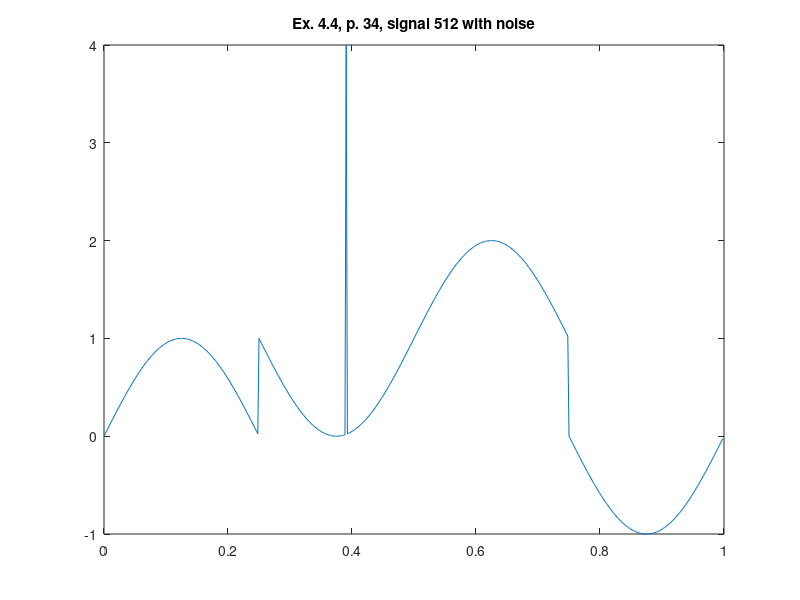

Source code (MATLAB):
%% ========================================================================
%% Programmatic octave notes on "Ripples in Mathematics" by A. Jensen
%% and A. la Cour-Harbo written with a deep gratitude to the authors for
%% this wonderful text. 
%% 
%% Reconstruction of graphs in ex 4.4, p.33, CDF44, with noise at 200.
%%
%% Author: Vladimir Kulyukin
%% 
%% NB: I have tested this code in Octave 4.
%% =========================================================================
t = (1.0/512)*[0:511];

%%y_ex_4_3_chirp_512_p33 = arrayfun(@(x) sin(x*x), t);

y_ex_4_4_with_noise_512_p34 = [
0.0
0.024541228522912288
0.049067674327418015
0.07356456359966743
0.0980171403295606
0.1224106751992162
0.14673047445536175
0.17096188876030122
0.19509032201612825
0.2191012401568698
0.24298017990326387
0.26671275747489837
0.29028467725446233
0.3136817403988915
0.33688985339222005
0.3598950365349881
0.3826834323650898
0.40524131400498986
0.4275550934302821
0.44961132965460654
0.47139673682599764
0.49289819222978404
0.5141027441932217
0.5349976198870972
0.5555702330196022
0.5758081914178453
0.5956993044924334
0.6152315905806268
0.6343932841636455
0.6531728429537768
0.6715589548470183
0.6895405447370668
0.7071067811865475
0.7242470829514669
0.7409511253549591
0.7572088465064846
0.7730104533627369
0.7883464276266062
0.8032075314806448
0.8175848131515837
0.8314696123025452
0.844853565249707
0.8577286100002721
0.8700869911087113
0.8819212643483549
0.8932243011955153
0.9039892931234433
0.9142097557035307
0.9238795325112867
0.9329927988347388
0.9415440651830208
0.9495281805930367
0.9569403357322089
0.9637760657954398
0.970031253194544
0.9757021300385286
0.9807852804032304
0.9852776423889412
0.989176509964781
0.99247953459871
0.9951847266721968
0.9972904566786902
0.9987954562051724
0.9996988186962042
1.0
0.9996988186962042
0.9987954562051724
0.9972904566786902
0.9951847266721969
0.99247953459871
0.989176509964781
0.9852776423889412
0.9807852804032304
0.9757021300385286
0.970031253194544
0.9637760657954398
0.9569403357322089
0.9495281805930367
0.9415440651830208
0.9329927988347388
0.9238795325112867
0.9142097557035307
0.9039892931234434
0.8932243011955152
0.881921264348355
0.8700869911087115
0.8577286100002721
0.8448535652497072
0.8314696123025453
0.8175848131515837
0.8032075314806449
0.7883464276266063
0.7730104533627371
0.7572088465064847
0.740951125354959
0.7242470829514669
0.7071067811865476
0.689540544737067
0.6715589548470186
0.6531728429537766
0.6343932841636455
0.6152315905806269
0.5956993044924335
0.5758081914178454
0.5555702330196022
0.5349976198870972
0.5141027441932218
0.49289819222978415
0.47139673682599786
0.4496113296546069
0.42755509343028203
0.4052413140049899
0.3826834323650899
0.35989503653498833
0.33688985339222033
0.3136817403988914
0.2902846772544624
0.2667127574748985
0.24298017990326407
0.21910124015687005
0.1950903220161286
0.17096188876030122
0.1467304744553618
0.12241067519921635
0.09801714032956083
0.07356456359966773
0.049067674327417966
0.024541228522912326
1.0000000000000002
0.9754587714770879
0.9509323256725822
0.9264354364003325
0.9019828596704395
0.8775893248007839
0.8532695255446384
0.8290381112396991
0.8049096779838716
0.7808987598431302
0.7570198200967362
0.7332872425251018
0.709715322745538
0.6863182596011088
0.66311014660778
0.6401049634650119
0.6173165676349104
0.5947586859950103
0.5724449065697181
0.5503886703453933
0.5286032631740023
0.5071018077702161
0.48589725580677845
0.46500238011290307
0.44442976698039804
0.42419180858215466
0.40430069550756675
0.3847684094193733
0.36560671583635473
0.34682715704622347
0.32844104515298156
0.31045945526293317
0.29289321881345254
0.2757529170485332
0.2590488746450411
0.24279115349351577
0.22698954663726334
0.2116535723733941
0.19679246851935495
0.18241518684841618
0.16853038769745476
0.15514643475029288
0.142271389999728
0.12991300889128865
0.11807873565164506
0.10677569880448479
0.09601070687655688
0.08579024429646953
0.07612046748871348
0.06700720116526104
0.058455934816979194
0.050471819406963325
0.043059664267791176
0.03622393420456016
0.029968746805456026
0.02429786996147154
0.01921471959676968
0.01472235761105889
0.010823490035219097
0.007520465401289922
0.004815273327803071
0.002709543321309793
0.001204543794827595
3.0118130379575003E-4
0.0
3.0118130379575003E-4
0.001204543794827595
0.002709543321309793
0.004815273327803071
0.007520465401289922
0.010823490035219097
0.014722357611058778
4.0
0.02429786996147143
0.029968746805456026
0.03622393420456005
0.043059664267791065
0.050471819406963214
0.05845593481697908
0.06700720116526093
0.07612046748871337
0.08579024429646942
0.09601070687655666
0.10677569880448468
0.11807873565164495
0.12991300889128854
0.14227138999972777
0.15514643475029277
0.16853038769745454
0.18241518684841607
0.19679246851935472
0.21165357237339388
0.22698954663726312
0.24279115349351543
0.2590488746450409
0.275752917048533
0.2928932188134523
0.31045945526293284
0.32844104515298134
0.3468271570462229
0.36560671583635407
0.3847684094193726
0.40430069550756675
0.4241918085821548
0.4444297669803978
0.46500238011290274
0.4858972558067781
0.5071018077702157
0.5286032631740021
0.5503886703453931
0.5724449065697175
0.5947586859950096
0.6173165676349096
0.640104963465012
0.66311014660778
0.6863182596011085
0.7097153227455375
0.7332872425251014
0.7570198200967359
0.7808987598431298
0.8049096779838713
0.8290381112396983
0.8532695255446376
0.877589324800784
0.9019828596704395
0.9264354364003325
0.9509323256725819
0.9754587714770876
0.9999999999999998
1.0245412285229119
1.0490676743274177
1.073564563599667
1.09801714032956
1.1224106751992156
1.146730474455362
1.1709618887603013
1.1950903220161282
1.2191012401568697
1.2429801799032636
1.266712757474898
1.290284677254462
1.313681740398891
1.3368898533922196
1.3598950365349876
1.38268343236509
1.40524131400499
1.427555093430282
1.4496113296546065
1.4713967368259975
1.492898192229784
1.5141027441932216
1.534997619887097
1.5555702330196017
1.5758081914178448
1.5956993044924328
1.615231590580627
1.6343932841636455
1.6531728429537766
1.6715589548470184
1.6895405447370668
1.7071067811865475
1.7242470829514667
1.7409511253549588
1.7572088465064843
1.7730104533627364
1.788346427626606
1.8032075314806448
1.8175848131515837
1.8314696123025453
1.8448535652497071
1.857728610000272
1.8700869911087112
1.881921264348355
1.8932243011955152
1.903989293123443
1.9142097557035305
1.9238795325112865
1.9329927988347388
1.9415440651830207
1.9495281805930367
1.9569403357322088
1.96377606579544
1.9700312531945439
1.9757021300385285
1.9807852804032304
1.985277642388941
1.989176509964781
1.99247953459871
1.995184726672197
1.9972904566786902
1.9987954562051724
1.9996988186962041
2.0
1.9996988186962041
1.9987954562051724
1.9972904566786902
1.995184726672197
1.99247953459871
1.9891765099647811
1.985277642388941
1.9807852804032307
1.9757021300385285
1.9700312531945443
1.96377606579544
1.9569403357322086
1.949528180593037
1.9415440651830207
1.9329927988347393
1.9238795325112867
1.914209755703531
1.9039892931234434
1.8932243011955157
1.8819212643483552
1.8700869911087121
1.8577286100002723
1.844853565249707
1.8314696123025456
1.8175848131515835
1.8032075314806453
1.7883464276266063
1.7730104533627375
1.7572088465064846
1.7409511253549597
1.7242470829514671
1.7071067811865483
1.6895405447370673
1.671558954847018
1.653172842953777
1.6343932841636453
1.6152315905806276
1.5956993044924332
1.575808191417846
1.5555702330196022
1.5349976198870983
1.514102744193222
1.4928981922297835
1.471396736825998
1.4496113296546063
1.4275550934302825
1.4052413140049897
1.3826834323650905
1.3598950365349882
1.3368898533922209
1.3136817403988916
1.2902846772544634
1.2667127574748986
1.2429801799032634
1.2191012401568702
1.195090322016128
1.170961888760302
1.1467304744553617
1.1224106751992171
1.0980171403295607
1.0735645635996685
1.0490676743274183
1.0245412285229134
3.6739403974420594E-16
-0.024541228522912725
-0.04906767432741748
-0.07356456359966769
-0.0980171403295599
-0.12241067519921629
-0.1467304744553609
-0.17096188876030116
-0.19509032201612725
-0.21910124015686958
-0.2429801799032627
-0.266712757474898
-0.2902846772544627
-0.3136817403988909
-0.3368898533922203
-0.35989503653498744
-0.38268343236508984
-0.40524131400498903
-0.427555093430282
-0.44961132965460565
-0.4713967368259974
-0.4928981922297829
-0.5141027441932213
-0.5349976198870975
-0.5555702330196017
-0.5758081914178454
-0.5956993044924327
-0.6152315905806268
-0.6343932841636448
-0.6531728429537766
-0.6715589548470176
-0.6895405447370667
-0.7071067811865479
-0.7242470829514666
-0.7409511253549593
-0.7572088465064841
-0.7730104533627371
-0.7883464276266058
-0.8032075314806449
-0.8175848131515832
-0.8314696123025451
-0.8448535652497065
-0.8577286100002719
-0.8700869911087117
-0.8819212643483548
-0.8932243011955154
-0.903989293123443
-0.9142097557035307
-0.9238795325112864
-0.9329927988347388
-0.9415440651830205
-0.9495281805930366
-0.9569403357322085
-0.9637760657954397
-0.9700312531945441
-0.9757021300385285
-0.9807852804032305
-0.9852776423889411
-0.989176509964781
-0.9924795345987099
-0.9951847266721969
-0.9972904566786901
-0.9987954562051724
-0.9996988186962041
-1.0
-0.9996988186962042
-0.9987954562051724
-0.9972904566786902
-0.9951847266721969
-0.99247953459871
-0.9891765099647811
-0.9852776423889412
-0.9807852804032307
-0.9757021300385286
-0.9700312531945443
-0.96377606579544
-0.9569403357322088
-0.9495281805930369
-0.9415440651830207
-0.9329927988347392
-0.9238795325112867
-0.914209755703531
-0.9039892931234434
-0.8932243011955159
-0.8819212643483552
-0.8700869911087121
-0.8577286100002723
-0.8448535652497069
-0.8314696123025456
-0.8175848131515836
-0.8032075314806454
-0.7883464276266063
-0.7730104533627375
-0.7572088465064847
-0.7409511253549599
-0.7242470829514671
-0.7071067811865485
-0.6895405447370673
-0.6715589548470182
-0.6531728429537773
-0.6343932841636455
-0.6152315905806275
-0.5956993044924334
-0.5758081914178461
-0.5555702330196024
-0.5349976198870983
-0.5141027441932221
-0.4928981922297837
-0.47139673682599814
-0.44961132965460643
-0.42755509343028275
-0.4052413140049898
-0.3826834323650906
-0.3598950365349883
-0.33688985339222105
-0.31368174039889174
-0.29028467725446355
-0.2667127574748988
-0.24298017990326354
-0.2191012401568704
-0.19509032201612808
-0.170961888760302
-0.14673047445536175
-0.12241067519921715
-0.09801714032956076
-0.07356456359966855
-0.049067674327418334
-0.024541228522913582
];

figure;
plot(t, y_ex_4_4_with_noise_512_p34);
xlim([0 1]);
title('Ex. 4.4, p. 34, signal 512 with noise');
